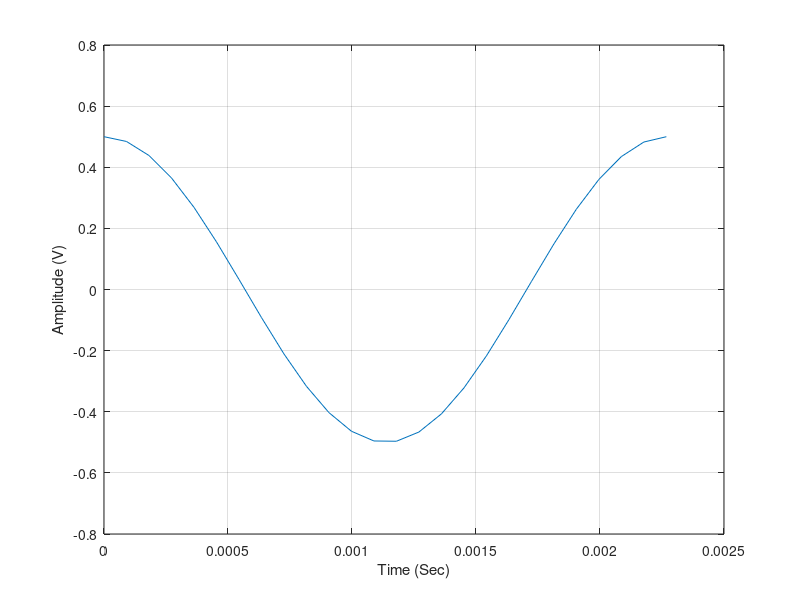

The MATLAB source for this figure:

%Code for table1
%Generate simple sinusoid waveform
%Sound = A*cos(wt + phase)
%sound parameters!
Amplitude = 0.5;
Frequency = 440;
W = Frequency*2*pi;
 
%Time! 
Fs = 11025;
Ts = 1/Fs;
Time = 0:Ts:2;

%Ok let us create sound
signal = Amplitude*cos(W*Time);
 
%Plot one cycle signal
%If we want to plot only one cycle, how many samples are there?
%roughly 26 samples why?
%Time (1:26) signal (1:26)
figure(1);
plot(Time(1:26), signal(1:26));
xlabel('Time (Sec)');
ylabel('Amplitude (V)');
grid on;
 
%output to wav file
audiowrite('A4.wav',signal, Fs);

function noteX = note(A, keynum, dur)
%function note() will create a note with sampling frequency 11025 by given
%any key and any time duration.
Fs = 11025;
Ts = 1/Fs;
A4=440;
ref_key=49;     %A4 is the 49th Key in piano keyboard 
n = keynum-ref_key;  %Calculate the difference between ref_key and input Key
freq = A4*2^(n/12); %Calculate the frequency of input Key
Time = 0:Ts:dur;

noteX=A*sin(2*pi*freq*Time);
end
